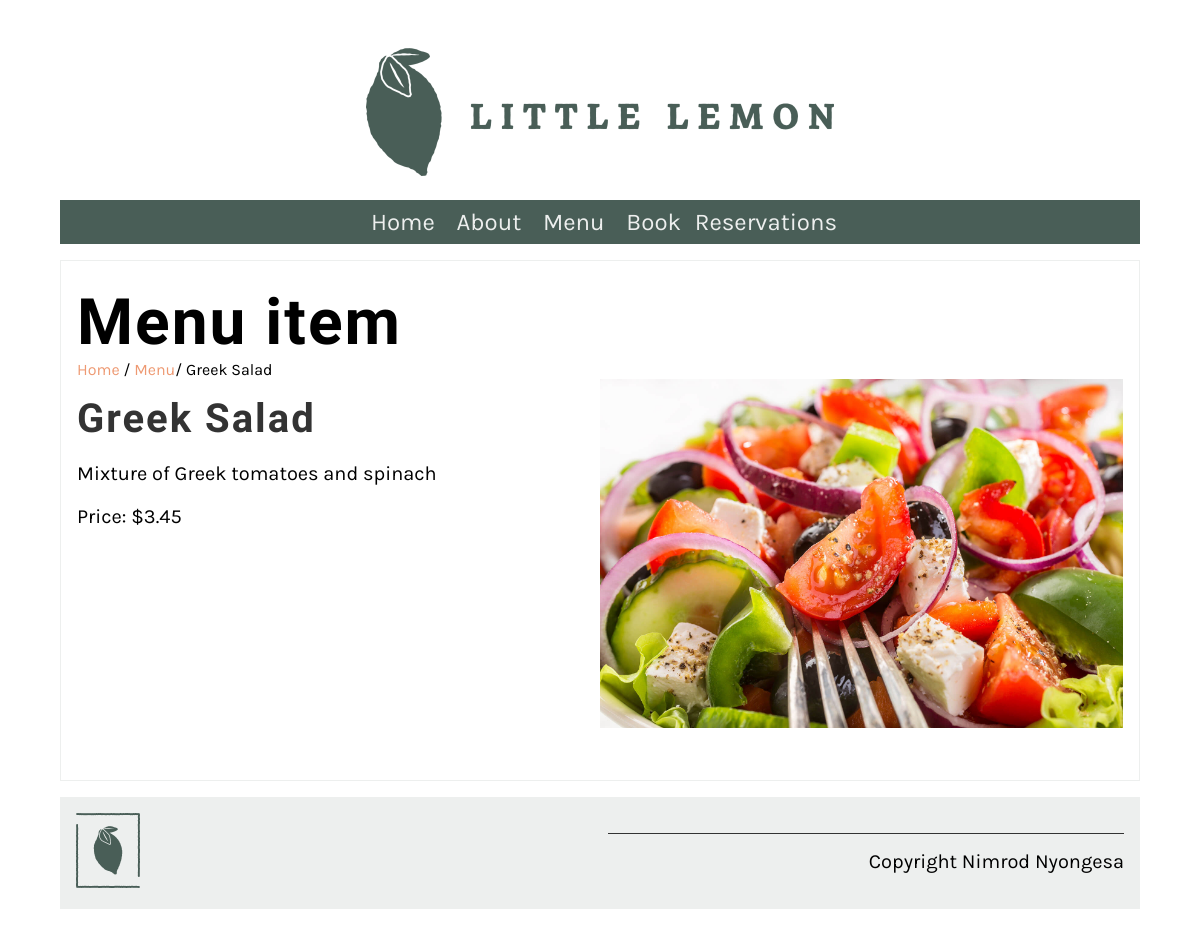
Screenshot of /menu_item/1/ with the database file from the repository.
### api/models.py (models this page shows, shortened)
class MenuItems(models.Model):
    name = models.CharField(max_length=128)
    price = models.DecimalField(max_digits=6, decimal_places=2)
    description = models.TextField()
    category = models.ForeignKey(Category, on_delete=models.PROTECT)
    inventory = models.SmallIntegerField(default=0)

### restaurant/views.py (the view)
# urls.py: path('menu_item/<int:pk>/', views.display_menu_item, name="menu_item"),
def display_menu_item(request, pk=None):
    if pk:
        menu_item = MenuItems.objects.get(pk=pk)
    else:
        menu_item = ""
    return render(request, 'menu_item.html', {"menu_item": menu_item})

### restaurant/templates/menu_item.html
{% extends 'base.html' %}
{% load static %}
{% block content %}
<section>
   <article>
      <h1>Menu item</h1>
      <span>
         <a href="{% url 'home' %}">Home</a> /
         <a href="{% url 'menu' %}">Menu</a>/
         {{menu_item.name}}
      </span>
      <div class="row">
         <div class="column">
            <h2>
                {{ menu_item.name }}
            </h2>
            <p>
                {{ menu_item.description }}
            </p>
            <p>
                Price: ${{ menu_item.price }}
            </p>
         </div>
         <div class="column">
            <img src="/restaurant/static/img/menu_items/{{menu_item.name}}.jpg" alt="{{ menu_item.name}}" />
        </div>
      </div>
   </article>
</section>
{% endblock %}

### restaurant/static/css/style.css (style rules this page uses)
body { font-family: 'Karla', sans-serif; margin-top: 3rem; margin-bottom: 3rem; margin-left: 5%; margin-right: 5%; }
h1, h2, h3, h4, h5, h6 { font-family: 'Markazi Text', serif; letter-spacing: 2px;; }
h1 { font-size: 4rem; margin-top: 1.5rem; margin-bottom: 0; }
h2 { font-size: 2.5rem; color: #333333; margin:1rem 0; }
p, ul { font-size: 1.25rem;; }
a { color: #EE9972; text-decoration: none; }
section { display: flex; gap: 2rem 1rem; margin-top: 1rem; margin-bottom: 1rem; flex-direction: row; }
article { flex:1; }
article img { max-width: 100%; }
main article { border: 1px solid #EDEFEE; padding-left: 1rem; padding-right: 1rem; }
.row { display: flex; flex-direction: row; width: 100%; padding-bottom: 1rem; }
.column { flex-basis: 50%; margin-bottom: 1rem; padding-bottom: 1rem; }

### rows the page displays
MenuItems: name "Greek Salad", description "Mixture of Greek tomatoes and spinach", price "3.45", name (picture)
